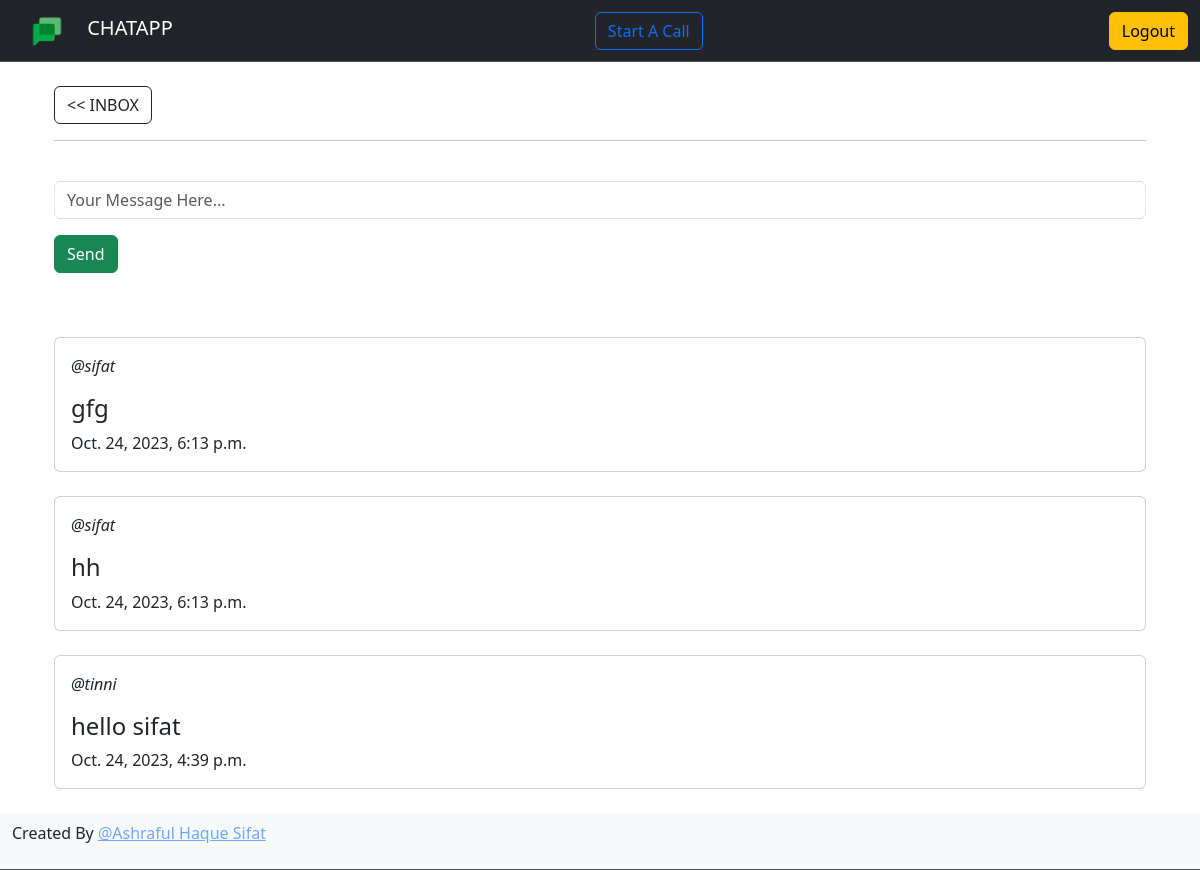
/chat/2/ (signed in), run on an earlier commit of the app's database.
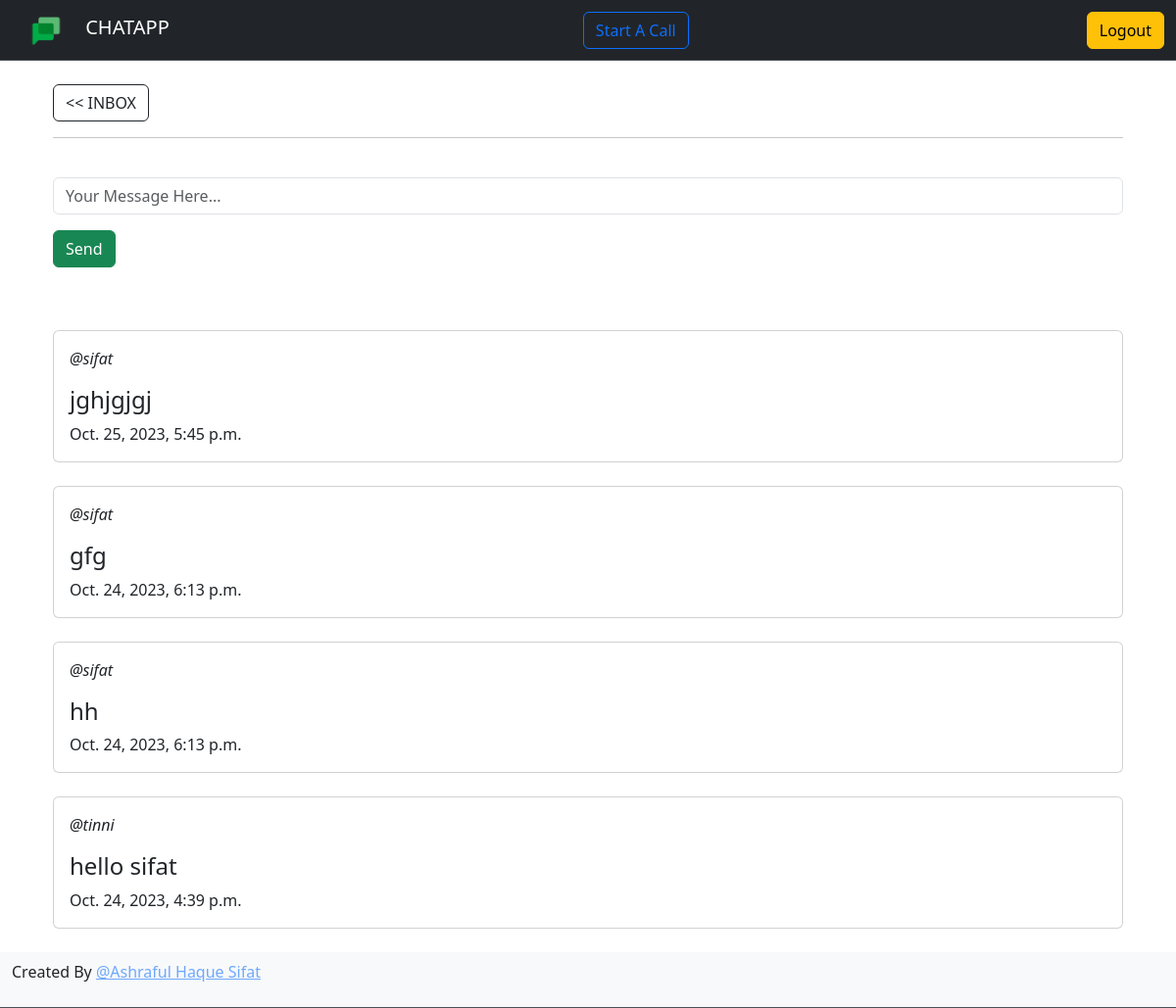
And on a later commit of the database.
### chat/models.py (models this page shows)
class Message(models.Model):
    user = models.ForeignKey(User, on_delete=models.CASCADE)
    chat = models.ForeignKey(Chat, on_delete=models.CASCADE)
    body = models.TextField()
    created = models.DateTimeField(auto_now_add=True)
    def __str__(self) -> str:
        return self.body
    class Meta:
        ordering = ["-created"]

### chat/views.py (the view)
# urls.py: path('chat/<int:pk>/', views.chat_view, name='chat'),
@login_required(login_url='home')
def chat_view(request, pk):
    chat = Chat.objects.get(id=pk)
    messages = Message.objects.filter(chat=chat)
    if request.method == "POST":
        body = request.POST['body']
        Message.objects.create(user=request.user, chat=chat, body=body)
    context = {
        'body_messages': messages,
    }
    return render(request, 'chat/chat.html', context)

### chat/templates/chat/chat.html (shortened to what this page needs)
{% extends 'chat/main.html' %}
{% block content %}
<div class="container">
    <div class="container">
        <br>
        <a href="/" class="btn btn-outline-dark"><< INBOX</a>
        <hr><br>
        <form method="POST">
            <div class="mb-3">
                <input type="text" placeholder="Your Message Here..." name="body" class="form-control" id="text" aria-describedby="text">
            </div>
            <button type="submit" class="btn btn-success">Send</button>
        </form>
    </div>
    <br>
    <div class="container">
        {% for body_message in body_messages %}
        <br>
        <div class="card">
            <div class="card-body">
                <p><i>@{{body_message.user.username}}</i></p>
                <h4>{{body_message}}</h4>
                <h10>{{body_message.created}}</h10>
            </div>
        </div>
        {% endfor %}
    </div>
</div>
{% endblock content %}

What changed in the data, as far as the page shows it:
added Message: user.username "sifat", body "jghjgjgj", created "Oct. 25, 2023, 5:45 p.m."
